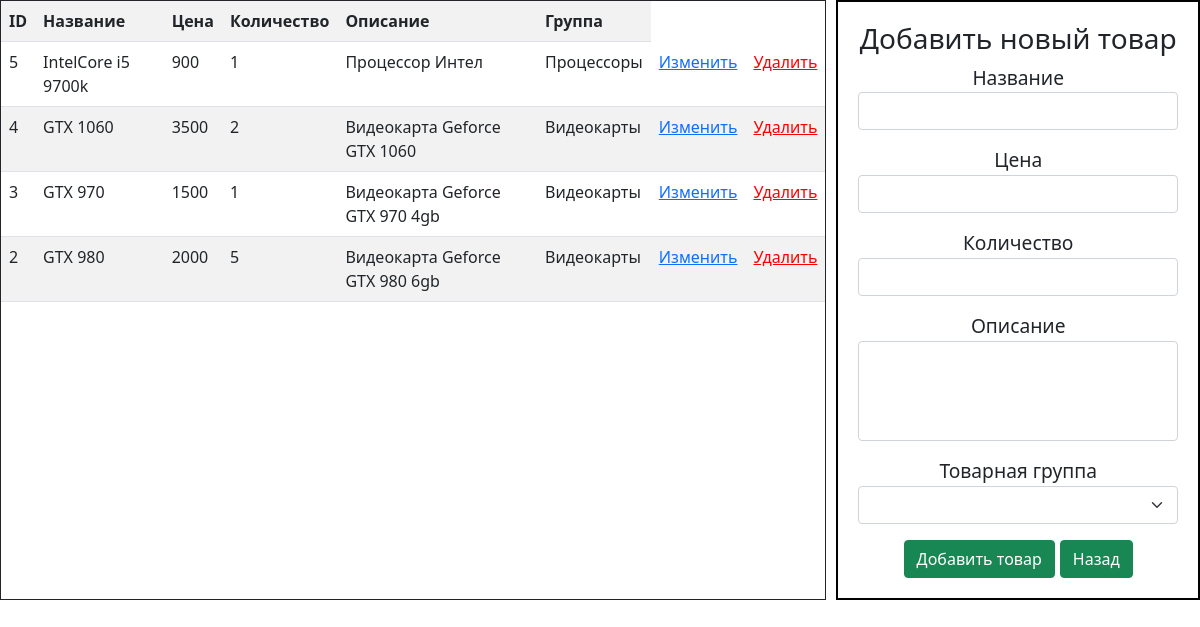
/products.php, run on the app's committed database.
### tables this page shows
CREATE TABLE `products` (
  `id` int(11) NOT NULL,
  `name` varchar(255) DEFAULT NULL,
  `price` bigint(11) DEFAULT NULL,
  `col` int(11) DEFAULT NULL,
  `description` text,
  `id_product_group` int(11) DEFAULT NULL
);

CREATE TABLE `products_groups` (
  `id` int(11) NOT NULL,
  `name` varchar(255) DEFAULT NULL
);

### products.php (the view, shortened to what this page needs)
<?php
require_once 'config/connect.php';
?>
<!doctype html>
<html lang="en">
<head>
    <link rel="stylesheet" href="style.css">
    <link rel="stylesheet" type="text/css" href="https://cdn.jsdelivr.net/npm/bootstrap@5.1.3/dist/css/bootstrap.min.css">
</head>
<body>
    <div class='wrap'>
        <div class="border border-dark">
            <table class='table table-striped'>
                <tr>
                    <th>ID</th>
                    <th>Название</th>
                    <th>Цена</th>
                    <th>Количество</th>
                    <th>Описание</th>
                    <th>Группа</th>
                </tr>
                <?php
                    $products = mysqli_query($connect, "SELECT products.id, products.name, price, col, description, products_groups.name FROM products, products_groups WHERE products.id_product_group = products_groups.id order by products.id desc limit 20;");
                    $group =  mysqli_query($connect, "SELECT id, name From products_groups");
                    $products = mysqli_fetch_all($products);
                    $group = mysqli_fetch_all($group);
                    foreach ($products as $product) {
                        ?>
                            <tr>
                                <td><?= $product[0] ?></td>
                                <td><?= $product[1] ?></td>
                                <td><?= $product[2] ?></td>
                                <td><?= $product[3] ?></td>
                                <td><?= $product[4] ?></td>
                                <td><?= $product[5] ?></td>
                                <td><a href="update_products.php?id=<?= $product[0] ?>">Изменить</a></td>
                                <td><a style="color: red;" href="vendor/delete_products.php?id=<?= $product[0] ?>">Удалить</a></td>
                            </tr>
                        <?php
                    }
                ?>
            </table>
        </div>
        <form action="vendor/create_products.php" method="post" class='space'>
            <div class='row align-items-start'>
                <big><h3>Добавить новый товар</h3>
                <p>Название
                <input class="form-control" type="text" name="name"></p>
                <p>Цена
                <input class="form-control" type="number" name="price"></p>
                <p>Количество
                <input class="form-control" type="number" name="col"></p>
                <p>Описание
                <textarea class="form-control textarea" name="description"></textarea></p>
                <p>Товарная группа
                <select class="form-select" class="form-select" name="group" id="country">
                  <option value="" selected="selected"></option>
                  <?php
                     foreach($group as $val){
                          echo '<option value="'. $val[0] .'" ' . $selected . ' >'. $val[1] .'</option>';
                     }
                   ?>
                </select></p>
                <button class="btn btn-success" type="submit">Добавить товар</button>
                <button class="btn btn-success" type="button" onclick="location.href='http://crud:8080/index1.php'">Назад</button>
            </div>
        </form>
    </div>
</body>
</html>

### style.css (style rules this page uses)
form { width: 1000px; }
.wrap { display: flex; flex-direction: row; justify-content: center; }
.space { padding: 20px; background: white; border: 2px solid black; margin-left: 10px; width: 400px; text-align: center; }
.textarea { resize: none; height: 100px; }

### products.php (style rules this page uses)
th, td { padding: 10px; }
th { background: #606060; color: #fff; }
td { background: #b5b5b5; }
.space { padding: 20px; background: white; border: 2px solid black; margin-left: 10px; width: 400px; text-align: center; }
.wrap { display: flex; flex-direction: row; justify-content: center; }
.textarea { resize: none; height: 100px; }

### data on the page
products: id "5", name "IntelCore i5 9700k", price "900", col "1", description "Процессор Интел", products_groups.name "Процессоры"
products: id "4", name "GTX 1060", price "3500", col "2", description "Видеокарта Geforce GTX 1060", products_groups.name "Видеокарты"
products: id "3", name "GTX 970", price "1500", col "1", description "Видеокарта Geforce GTX 970 4gb", products_groups.name "Видеокарты"
products: id "2", name "GTX 980", price "2000", col "5", description "Видеокарта Geforce GTX 980 6gb", products_groups.name "Видеокарты"
